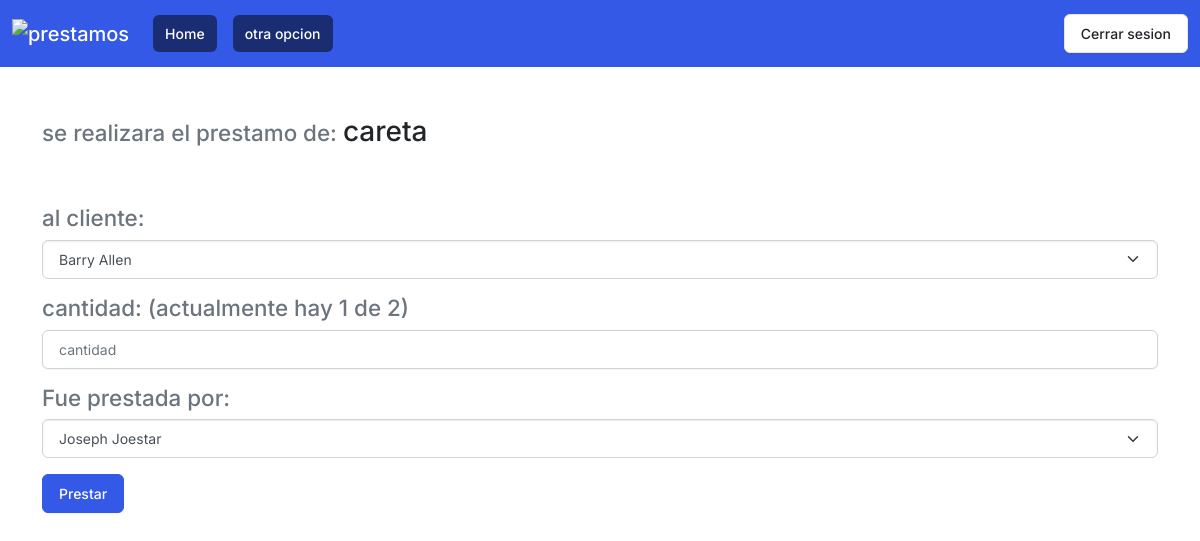
The app's page /registro/prestar_herramienta.php?id=1 with its own data.
### tables this page shows
create table herramientas (
    idHerramienta numeric (4)primary key not null,
    herramienta varchar(40) not null,
    cantidad numeric(4) default 0,
    max  numeric(4) default 1
);

### registro/prestar_herramienta.php (the view, shortened to what this page needs)
<?php
include_once("../registro/barra_navegacion.php");
$con = conectar();
$id = $_GET['id'];
$sql = "SELECT * FROM herramientas WHERE idHerramienta='$id'";
$query = mysqli_query($con, $sql);
$herramienta = mysqli_fetch_array($query);
$sqlAlumno = "SELECT * FROM alumnos a order by a.nombres asc";
$alumno = mysqli_query($con, $sqlAlumno);
$sqlUsuario = "SELECT * FROM usuarios u order by u.nombre asc";
$usuario = mysqli_query($con, $sqlUsuario);
$cantidadActual = intval($herramienta["cantidad"]);
$cantidTotal = intval($herramienta["max"]);
?>
<!DOCTYPE html>
<html lang="en">
<head>
    <link rel="stylesheet" href="../estilos/zephyr.css">
    <link rel="stylesheet" href="../estilos/normalize.css">
</head>
<body>
    <div class="container mt-5">
        <form action="prestar_a_alumno.php" method="POST">
            <h3><small class="text-muted">se realizara el prestamo de: </small><?php echo $herramienta['herramienta'] ?></h3>
            <br><br>
            <h3><small class="text-muted">al cliente: </small></h3>
            <select aria-label="cliente" class="form-select text center mb-3" name="cliente" id="cliente">
                <?php foreach ($alumno as $alumnos) : ?>
                    <option value="<?php echo $alumnos['numControl'] ?>"><?php echo $alumnos['nombres'] . " " . $alumnos['apellidos'] ?></option>
                <?php endforeach ?>
            </select>
            <h3><small class="text-muted">cantidad: (actualmente hay <?php echo $cantidadActual ?> de <?php echo $cantidTotal ?>)</small></h3>
            <input type="numeric" onkeydown="javascript: return ['Backspace','Delete','ArrowLeft','ArrowRight'].includes(event.code) ? true : !isNaN(Number(event.key)) && event.code!=='Space'" class="form-control mb-3" name="cantidad" placeholder="cantidad">
            <h3><small class=" text-muted">Fue prestada por: </small></h3>
            <select aria-label="encargado" class="form-select text center mb-3" name="encargado" id="encargado">
                <?php foreach ($usuario as $usuarios) : ?>
                    <option value="<?php echo $usuarios['idusuario'] ?>"><?php echo $usuarios['nombre'] . " " . $usuarios['apellido'] ?></option>
                <?php endforeach ?>
            </select>
            <input type="submit" class="btn btn-primary btn-block" value="Prestar">
        </form>
</body>
</html>

### records on screen
herramientas: herramienta "careta", cantidad "1", max "2"

### other values on screen
form field cliente "Barry Allen"
form field encargado "Joseph Joestar"
